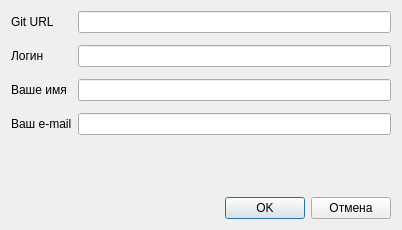
<?xml version="1.0" encoding="UTF-8"?>
<ui version="4.0">
 <class>RepoSettings</class>
 <widget class="QDialog" name="RepoSettings">
  <property name="geometry">
   <rect>
    <x>0</x>
    <y>0</y>
    <width>402</width>
    <height>230</height>
   </rect>
  </property>
  <property name="windowTitle">
   <string>Настройки репозитория</string>
  </property>
  <layout class="QVBoxLayout" name="verticalLayout">
   <item>
    <layout class="QGridLayout" name="gridLayout">
     <property name="verticalSpacing">
      <number>12</number>
     </property>
     <item row="0" column="1">
      <widget class="QLineEdit" name="txtUrl"/>
     </item>
     <item row="0" column="0">
      <widget class="QLabel" name="label">
       <property name="text">
        <string>Git URL</string>
       </property>
      </widget>
     </item>
     <item row="2" column="0">
      <widget class="QLabel" name="label_4">
       <property name="text">
        <string>Ваше имя</string>
       </property>
      </widget>
     </item>
     <item row="1" column="0">
      <widget class="QLabel" name="label_2">
       <property name="text">
        <string>Логин</string>
       </property>
      </widget>
     </item>
     <item row="1" column="1">
      <widget class="QLineEdit" name="txtLogin"/>
     </item>
     <item row="3" column="0">
      <widget class="QLabel" name="label_5">
       <property name="text">
        <string>Ваш e-mail</string>
       </property>
      </widget>
     </item>
     <item row="2" column="1">
      <widget class="QLineEdit" name="txtAuthor"/>
     </item>
     <item row="3" column="1">
      <widget class="QLineEdit" name="txtEmail"/>
     </item>
    </layout>
   </item>
   <item>
    <spacer name="verticalSpacer">
     <property name="orientation">
      <enum>Qt::Vertical</enum>
     </property>
     <property name="sizeHint" stdset="0">
      <size>
       <width>20</width>
       <height>22</height>
      </size>
     </property>
    </spacer>
   </item>
   <item>
    <layout class="QHBoxLayout" name="horizontalLayout">
     <item>
      <spacer name="horizontalSpacer">
       <property name="orientation">
        <enum>Qt::Horizontal</enum>
       </property>
       <property name="sizeHint" stdset="0">
        <size>
         <width>40</width>
         <height>20</height>
        </size>
       </property>
      </spacer>
     </item>
     <item>
      <widget class="QPushButton" name="pbOk">
       <property name="text">
        <string>OK</string>
       </property>
      </widget>
     </item>
     <item>
      <widget class="QPushButton" name="pbCancel">
       <property name="text">
        <string>Отмена</string>
       </property>
      </widget>
     </item>
    </layout>
   </item>
  </layout>
 </widget>
 <resources/>
 <connections/>
</ui>
